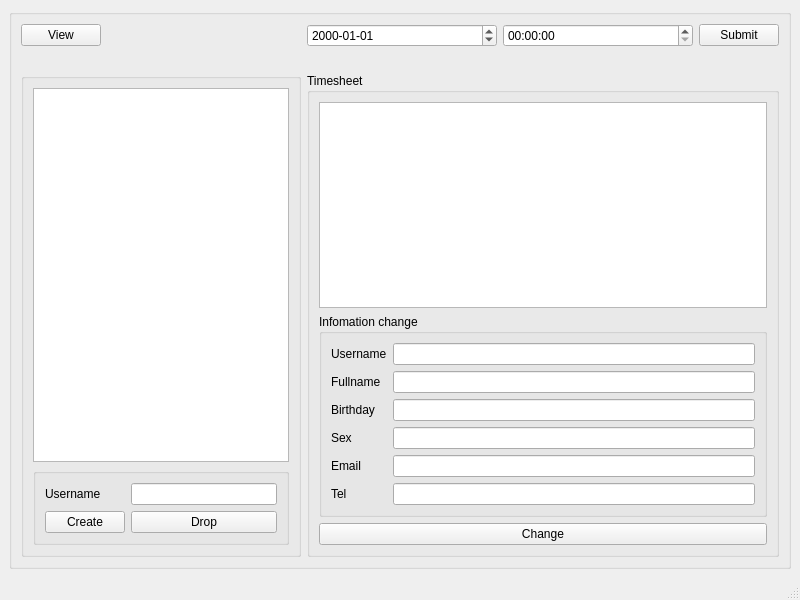
<?xml version="1.0" encoding="UTF-8"?>
<ui version="4.0">
 <class>server</class>
 <widget class="QMainWindow" name="server">
  <property name="geometry">
   <rect>
    <x>0</x>
    <y>0</y>
    <width>800</width>
    <height>600</height>
   </rect>
  </property>
  <property name="windowTitle">
   <string>server</string>
  </property>
  <widget class="QWidget" name="centralwidget">
   <layout class="QGridLayout" name="gridLayout">
    <item row="0" column="0">
     <widget class="QGroupBox" name="groupBox">
      <property name="title">
       <string/>
      </property>
      <layout class="QGridLayout" name="gridLayout_2">
       <item row="0" column="4">
        <widget class="QPushButton" name="btnSubmit">
         <property name="text">
          <string>Submit</string>
         </property>
        </widget>
       </item>
       <item row="0" column="0">
        <widget class="QPushButton" name="btnView">
         <property name="text">
          <string>View</string>
         </property>
        </widget>
       </item>
       <item row="0" column="3">
        <widget class="QTimeEdit" name="timeEdit">
         <property name="sizePolicy">
          <sizepolicy hsizetype="Expanding" vsizetype="Fixed">
           <horstretch>0</horstretch>
           <verstretch>0</verstretch>
          </sizepolicy>
         </property>
         <property name="minimumSize">
          <size>
           <width>100</width>
           <height>0</height>
          </size>
         </property>
         <property name="displayFormat">
          <string>hh:mm:ss</string>
         </property>
        </widget>
       </item>
       <item row="0" column="1">
        <spacer name="horizontalSpacer">
         <property name="orientation">
          <enum>Qt::Horizontal</enum>
         </property>
         <property name="sizeHint" stdset="0">
          <size>
           <width>40</width>
           <height>20</height>
          </size>
         </property>
        </spacer>
       </item>
       <item row="2" column="2" colspan="3">
        <widget class="QGroupBox" name="groupBox_3">
         <property name="title">
          <string>Timesheet</string>
         </property>
         <layout class="QGridLayout" name="gridLayout_6">
          <item row="2" column="1">
           <widget class="QPushButton" name="btnChange">
            <property name="text">
             <string>Change</string>
            </property>
           </widget>
          </item>
          <item row="1" column="1">
           <widget class="QGroupBox" name="groupBox_5">
            <property name="title">
             <string>Infomation change</string>
            </property>
            <layout class="QGridLayout" name="gridLayout_5">
             <item row="0" column="0">
              <widget class="QLabel" name="label_2">
               <property name="text">
                <string>Username</string>
               </property>
              </widget>
             </item>
             <item row="2" column="1">
              <widget class="QLineEdit" name="leBirthdayChange"/>
             </item>
             <item row="3" column="1">
              <widget class="QLineEdit" name="leSexChange"/>
             </item>
             <item row="5" column="1">
              <widget class="QLineEdit" name="leTelChange"/>
             </item>
             <item row="2" column="0">
              <widget class="QLabel" name="label_4">
               <property name="text">
                <string>Birthday</string>
               </property>
              </widget>
             </item>
             <item row="3" column="0">
              <widget class="QLabel" name="label_5">
               <property name="text">
                <string>Sex</string>
               </property>
              </widget>
             </item>
             <item row="1" column="1">
              <widget class="QLineEdit" name="leFullnameChange"/>
             </item>
             <item row="1" column="0">
              <widget class="QLabel" name="label_3">
               <property name="text">
                <string>Fullname</string>
               </property>
              </widget>
             </item>
             <item row="5" column="0">
              <widget class="QLabel" name="label_6">
               <property name="text">
                <string>Tel</string>
               </property>
              </widget>
             </item>
             <item row="0" column="1">
              <widget class="QLineEdit" name="leUsernameChange"/>
             </item>
             <item row="4" column="0">
              <widget class="QLabel" name="label_7">
               <property name="text">
                <string>Email</string>
               </property>
              </widget>
             </item>
             <item row="4" column="1">
              <widget class="QLineEdit" name="leEmailChange"/>
             </item>
            </layout>
           </widget>
          </item>
          <item row="0" column="1">
           <widget class="QTableView" name="tableTimesheet"/>
          </item>
         </layout>
        </widget>
       </item>
       <item row="0" column="2">
        <widget class="QDateEdit" name="dateEdit">
         <property name="sizePolicy">
          <sizepolicy hsizetype="Expanding" vsizetype="Fixed">
           <horstretch>0</horstretch>
           <verstretch>0</verstretch>
          </sizepolicy>
         </property>
         <property name="minimumSize">
          <size>
           <width>150</width>
           <height>0</height>
          </size>
         </property>
         <property name="displayFormat">
          <string>yyyy-MM-dd</string>
         </property>
        </widget>
       </item>
       <item row="1" column="4">
        <widget class="QLabel" name="lblClock">
         <property name="text">
          <string/>
         </property>
        </widget>
       </item>
       <item row="2" column="0" colspan="2">
        <widget class="QGroupBox" name="groupBox_2">
         <property name="title">
          <string/>
         </property>
         <layout class="QGridLayout" name="gridLayout_3">
          <item row="0" column="0">
           <widget class="QTableView" name="tableView"/>
          </item>
          <item row="1" column="0">
           <widget class="QGroupBox" name="groupBox_4">
            <property name="title">
             <string/>
            </property>
            <layout class="QGridLayout" name="gridLayout_4">
             <item row="1" column="0">
              <widget class="QPushButton" name="btnCreate">
               <property name="text">
                <string>Create</string>
               </property>
              </widget>
             </item>
             <item row="1" column="1">
              <widget class="QPushButton" name="btnDrop">
               <property name="text">
                <string>Drop</string>
               </property>
              </widget>
             </item>
             <item row="0" column="0">
              <widget class="QLabel" name="label">
               <property name="text">
                <string>Username</string>
               </property>
              </widget>
             </item>
             <item row="0" column="1">
              <widget class="QLineEdit" name="leUsername"/>
             </item>
            </layout>
           </widget>
          </item>
         </layout>
        </widget>
       </item>
      </layout>
     </widget>
    </item>
   </layout>
  </widget>
  <widget class="QMenuBar" name="menubar">
   <property name="geometry">
    <rect>
     <x>0</x>
     <y>0</y>
     <width>800</width>
     <height>26</height>
    </rect>
   </property>
  </widget>
  <widget class="QStatusBar" name="statusbar"/>
 </widget>
 <resources/>
 <connections/>
</ui>
